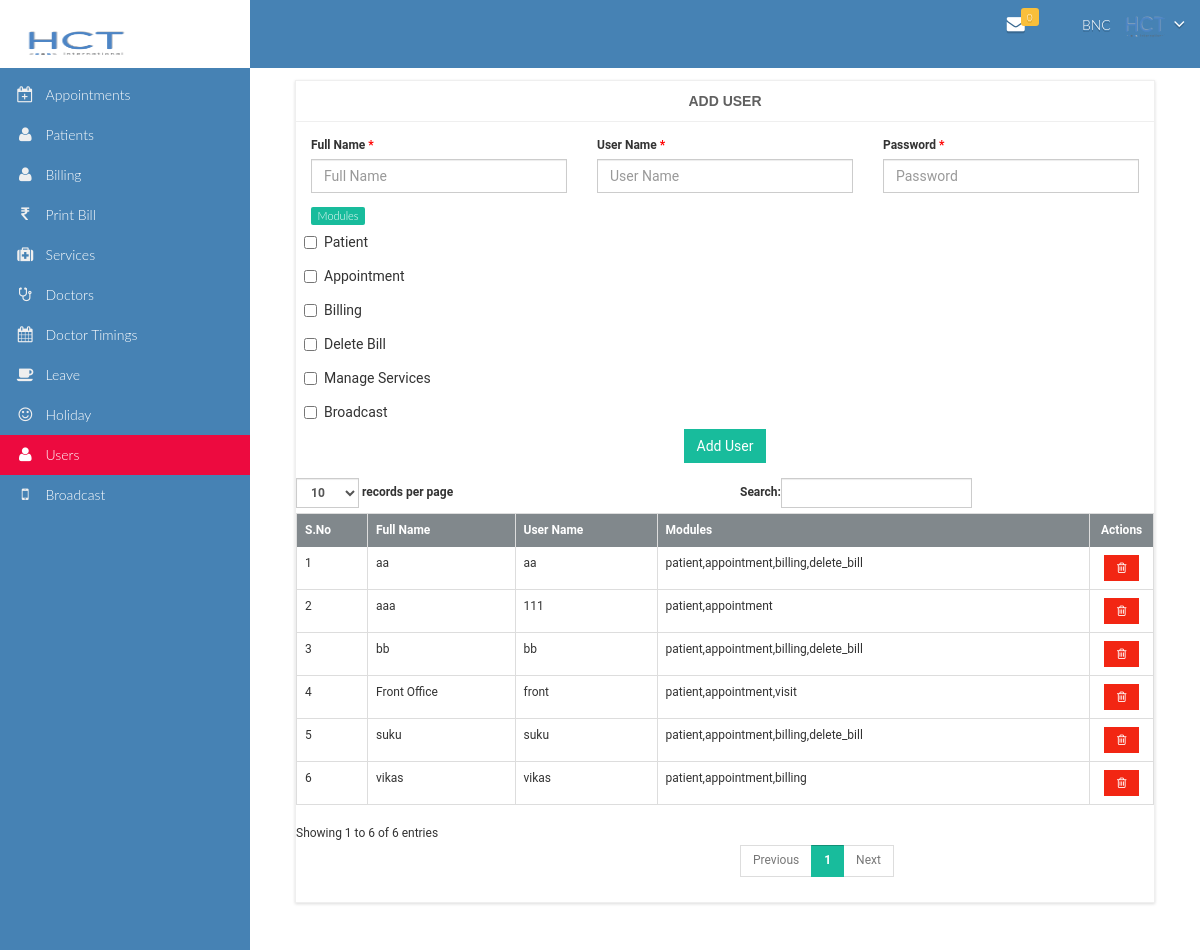
Screenshot of /user.php (signed in) with the database file from the repository.
### tables this page shows
CREATE TABLE `users` (
  `id` int(11) NOT NULL,
  `clinic_name` varchar(50) DEFAULT NULL,
  `user_clinic_id` int(11) DEFAULT NULL,
  `speciality` int(11) DEFAULT NULL,
  `user_name` varchar(50) DEFAULT NULL,
  `password` varchar(500) DEFAULT NULL,
  `role` varchar(500) DEFAULT NULL,
  `domain_name` varchar(500) DEFAULT NULL,
  `api_url` varchar(50) DEFAULT NULL,
  `clinic_token` varchar(500) DEFAULT NULL,
  `mobile` varchar(20) DEFAULT NULL,
  `email` varchar(100) DEFAULT NULL,
  `land_line` varchar(20) DEFAULT NULL,
  `address_line1` varchar(100) DEFAULT NULL,
  `address_line2` varchar(100) DEFAULT NULL,
  `address_line3` varchar(100) DEFAULT NULL,
  `pincode` varchar(20) DEFAULT NULL,
  `status` varchar(10) DEFAULT NULL,
  `logo` varchar(100) DEFAULT NULL,
  `bill_template` varchar(50) DEFAULT NULL,
  `examination_template` varchar(50) DEFAULT NULL,
  `start_date` date DEFAULT NULL,
  `gstin` varchar(20) DEFAULT NULL,
  `billed` tinyint(1) DEFAULT NULL,
  `premium_amount` int(11) DEFAULT NULL,
  `max_patient` bigint(11) DEFAULT NULL,
  `sms_balance` int(11) NOT NULL DEFAULT 2000,
  `apk_url` varchar(500) DEFAULT NULL,
  `amount_paid` int(11) NOT NULL DEFAULT 0,
  `modules` varchar(4000) DEFAULT NULL
);

### user.php (the view, shortened to what this page needs)
<?php
$page = "user";
include "config.php";
$row['clinic_name'] = "";
$row['user_name'] = "";
$row['password'] = "";
$row['modules'] = "";
$msg = "";
$msg_color = "red";
$mode = isset($_GET['mode']) ? $_GET['mode'] : "add";
?>
<!DOCTYPE html>
<html lang="en" class="no-js">
<head>
    <?php include "header.php"; ?>
</head>
<body>
<div id="wrapper">
    <?php include "menu.php"; ?>
    <div id="page-wrapper" class="fixed-navbar ">
        <div class="container-fluid bg-gray">
            <div class="row" style="margin:0;">
                <div class="col-md-12">
                    <div class="login-panel panel panel-default">
                        <div class="panel-heading text-center">
                            <?php if ($mode == "edit") {
                                ; ?>
                                <b>Edit User</b>
                            <?php } else { ?>
                                <b>Add User</b>
                            <?php } ?>
                            <br><span style="color:<?php echo $msg_color; ?>"><?php echo $msg; ?></span>
                        </div>
                        <form method="post" action="">
                            <div class="panel-body">
                                <div class="row">
                                    <div class="col-md-4">
                                        <div class="form-group">
                                            <label for="full_name" class="control-label required">Full Name</label>
                                            <input required="required" type="text" maxlength="50"
                                                   value="<?php echo $row['clinic_name']; ?>" name="full_name"
                                                   id="full_name" class="form-control" placeholder="Full Name">
                                        </div>
                                    </div>
                                    <div class="col-md-4">
                                        <div class="form-group">
                                            <label for="user_name" class="control-label required">User Name</label>
                                            <input required="required" type="text" maxlength="10"
                                                   value="<?php echo $row['user_name']; ?>" name="user_name"
                                                   id="user_name" class="form-control" placeholder="User Name">
                                        </div>
                                    </div>
                                    <div class="col-md-4">
                                        <div class="form-group">
                                            <label for="password" class="control-label required">Password</label>
                                            <input required="required" type="password" maxlength="10"
                                                   value="<?php echo $row['password']; ?>" name="password" id="password"
                                                   class="form-control" placeholder="Password">
                                        </div>
                                    </div>
                                </div>
                                    <div class="row">
                                        <div class="col-md-12">
                                            <span class="label label-success">Modules</span>
                                        </div>
                                    </div>
                                    <div class="row">
                                        <div class="col-md-12">
                                            <label for="patient" class="checkbox-inline btn btn-large">
                                            <input id="patient" name="modules[]" type="checkbox" class="btn btn-success" value="patient">Patient
                                            </label>
                                        </div>
                                    </div>
                                    <div class="row">
                                        <div class="col-md-12">
                                            <label for="Appointment" class="checkbox-inline btn btn-large">
                                            <input id="Appointment" name="modules[]" type="checkbox" class="btn btn-success" value="appointment">Appointment
                                            </label>
                                        </div>
                                    </div>
                                    <div class="row">
                                        <div class="col-md-12">
                                            <label for="Billing" class="checkbox-inline btn btn-large">
                                            <input id="Billing" name="modules[]" type="checkbox" class="btn btn-success" value="billing">Billing
                                            </label>
                                        </div>
                                    </div>
                                    <div class="row">
                                        <div class="col-md-12">
                                            <label for="delete_bill" class="checkbox-inline btn btn-large">
                                            <input id="delete_bill" name="modules[]" type="checkbox" class="btn btn-success" value="delete_bill">Delete Bill
                                            </label>
                                        </div>
                                    </div>
                                    <div class="row">
                                        <div class="col-md-12">
                                            <label for="services" class="checkbox-inline btn btn-large">
                                            <input id="services" name="modules[]" type="checkbox" class="btn btn-success" value="services">Manage Services
                                            </label>
                                        </div>
                                    </div>
                                    <div class="row">
                                        <div class="col-md-12">
                                            <label for="broadcast" class="checkbox-inline btn btn-large">
                                            <input id="broadcast" name="modules[]" type="checkbox" class="btn btn-success" value="broadcast">Broadcast
                                            </label>
                                        </div>
                                    </div>
                                <div class="row">
                                    <div class="col-md-12 text-center">
                                        <input required="required" class="btn btn-success text-center"
                                               type="submit" name="submit" value="Add User"/>
                                    </div>
                                </div>
                            </div>
                             <div class="row">
                    <div class="col-md-12">
                        <div class="table-responsive">
                            <table class="table table-bordered" id="dataTables-example">
                                <thead>
                                <tr style="background-color: #81888c;color:white">
                                    <th>S.No</th>
                                    <th>Full Name</th>
                                    <th>User Name</th>
                                    <th>Modules</th>
                                    <th style="text-align: center" width="50px">Actions</th>
                                </tr>
                                </thead>
                                <tbody>
                                <?php
                                $sql = "SELECT * from users where role='user' order by clinic_name";
                                $result = mysqli_query($conn, $sql);
                                $i = 1;
                                while ($row = mysqli_fetch_assoc($result)) {
                                    ?>
                                    <tr>
                                        <td><?php echo $i++; ?></td>
                                        <td><?php echo $row['clinic_name']; ?></td>
                                        <td><?php echo $row['user_name']; ?></td>
                                        <td><?php echo $row['modules']; ?></td>
                                        <td align="center" width="50px">
                                    <a class="btn btn-danger fa fa-trash-o" onclick="delete_confirm(<?php echo $row['id']; ?>)"  href="#"></a>
                                    </td>
                                    </tr>
                                <?php
                                }
                                ?>
                                </tbody>
                            </table>
                        </div>
                    </div>
                </div>
                    </div>
                </div>
            </div>
        </div>
    </div>
</div>
</body>
</html>

### header.php (shortened to what this page needs)
<link href="assets/css/bootstrap.min.css" rel="stylesheet">
<link href="assets/icons/font-awesome/css/font-awesome.css" rel="stylesheet">
<link href="assets/css/plugins/morris/morris.css" rel="stylesheet">
<link rel="stylesheet" href="assets/css/font-awesome.css"/>
<link rel="stylesheet" href="assets/css/timepicker.css" type="text/css"/>
<link href="assets/css/styles/default.css" type="text/css" rel="stylesheet" id="style_color"/>

### menu.php (shortened to what this page needs)
<nav class="navbar navbar-default navbar-fixed-top" role="navigation" style="margin-bottom: 0;">
    <div class="navbar-header">
        <h3 style="color:#ff1a1a;font-weight: bold"><img width="120" height="30" src="logo/<?php echo
            $_SESSION['logo']; ?>?<?php echo rand(); ?>"  >
            <?php  ?></h3>
    </div>
    <?php
    $clinic_id=$_SESSION['clinic_id'];
    $date_notification = date("Y-m-d");
    $notification_sql = "SELECT * from online_appointments where date>='$date_notification'
    and date<='$date_notification' and clinic_id=$clinic_id and status='Pending'";
    $notification_result = mysqli_query($conn, $notification_sql) or die(mysqli_error($conn));
    $notification_count = mysqli_num_rows($notification_result);
    ?>
    <ul class="nav navbar-top-links navbar-right hidden-xs">
        <?php if($_SESSION['clinic_id']!=-1 and in_array("appointment",$_SESSION['modules'])){ ?>
        <li class="dropdown">
            <a class="dropdown-toggle" href="online.php">
                <i class="fa fa-envelope fa-fw"></i>
                <span id="notification_count" class="badge badge-notification badge-warning animated fadeIn"><?php echo $notification_count; ?></span>
            </a>
        </li>
        <?php } ?>
        <li class="dropdown">
            <a class="dropdown-toggle user" data-toggle="dropdown" href="#">
                <?php echo ucwords($_SESSION['clinic_name']); ?>
                <?php if($_SESSION['logo']!=""){ ?>
                <img width="50" height="50" src="logo/<?php echo $_SESSION['logo']; ?>?<?php echo rand(); ?>"  class="img-responsive img-circle user-img">
                <?php }else{ ?>
                    <img src="assets/images/user.jpg" alt="" data-src="assets/images/user.jpg"
                         data-src-retina="assets/images/user.jpg" class="img-responsive img-circle user-img">
                <?php } ?>
                <i class="fa fa-angle-down"></i>
            </a>
        </li>
    </ul>
</nav>
<nav id="menu" class="navbar-default navbar-fixed-side hidden-xs" role="navigation">
    <div class="sidebar-collapse">
        <ul class="nav" id="side-menu">
            <?php if($_SESSION['clinic_id']==-1){ ?>
                <li <?php if($page=="customers") echo "class='active'"; ?> ><a href="customers.php"><i class="fa fa-user fa-fw"></i>Customers</a></li>
            <?php }else{ ?>
                <?php if(in_array("appointment",$_SESSION['modules'])){ ?>
                    <li <?php if($page=="appointment") echo "class='active'"; ?> ><a href="online.php"><i class="fa
                    fa-calendar-plus-o fa-fw"></i>Appointments</a></li>
                <?php } ?>
                <li <?php if($page=="patient") echo "class='active'"; ?> ><a href="patients.php"><i class="fa fa-user fa-fw"></i>Patients</a></li>
                <li <?php if($page=="bill") echo "class='active'"; ?> ><a href="billing.php"><i class="fa fa-user fa-fw"></i>Billing</a></li>
                <?php if(in_array("billing",$_SESSION['modules'])){ ?>
                    <li <?php if($page=="billing") echo "class='active'"; ?> ><a href="bill_details.php"><i class="fa fa-rupee fa-fw"></i>Print Bill</a></li>
                <?php } ?>
                <?php if(in_array("user",$_SESSION['modules'])){ ?>
                    <li <?php if($page=="services") echo "class='active'"; ?> ><a href="services.php"><i class="fa
                    fa-medkit fa-fw"></i>Services</a></li>
                <?php } ?>
                <li <?php if($page=="users") echo "class='active'"; ?> ><a href="doctors.php"><i class="fa
                fa-stethoscope fa-fw"></i>Doctors</a></li>
                <li <?php if($page=="roster") echo "class='active'"; ?>><a href="roster.php"><i class="fa
                fa-calendar fa-fw"></i>Doctor Timings</a></li>
                <li <?php if($page=="leave") echo "class='active'"; ?>><a href="leave.php"><i class="fa
                fa-coffee fa-fw"></i>Leave</a></li>
                <?php if(in_array("holiday",$_SESSION['modules'])){ ?>
                <li <?php if($page=="holiday") echo "class='active'"; ?>><a href="holiday.php"><i class="fa
                fa-smile-o fa-fw"></i>Holiday</a></li>
                <?php } ?>
                <?php if(in_array("user",$_SESSION['modules'])){ ?>
                    <li <?php if($page=="user") echo "class='active'"; ?> ><a href="user.php"><i class="fa
                    fa-user fa-fw"></i>Users</a></li>
                <?php } ?>
                <?php if(in_array("broadcast",$_SESSION['modules'])){ ?>
                <li <?php if($page=="broadcast") echo "class='active'"; ?> ><a href="broadcast.php"><i class="fa fa-mobile fa-fw"></i>Broadcast</a></li>
                <?php } ?>
            <?php } ?>
        </ul>
    </div>
</nav>

### user.php (style rules this page uses)
input[type=checkbox] { cursor: pointer; }
input[type=checkbox]:after { content: " "; background-color: #D7B1D7; display: inline-block; visibility: visible; }

### rows the page displays
users: clinic_name "aa", user_name "aa", modules "patient,appointment,billing,delete_bill"
users: clinic_name "aaa", user_name "111", modules "patient,appointment"
users: clinic_name "bb", user_name "bb", modules "patient,appointment,billing,delete_bill"
users: clinic_name "Front Office", user_name "front", modules "patient,appointment,visit"
users: clinic_name "suku", user_name "suku", modules "patient,appointment,billing,delete_bill"
users: clinic_name "vikas", user_name "vikas", modules "patient,appointment,billing"

### other values shown
$notification_count "0"
$_SESSION['clinic_name'] "BNC"
